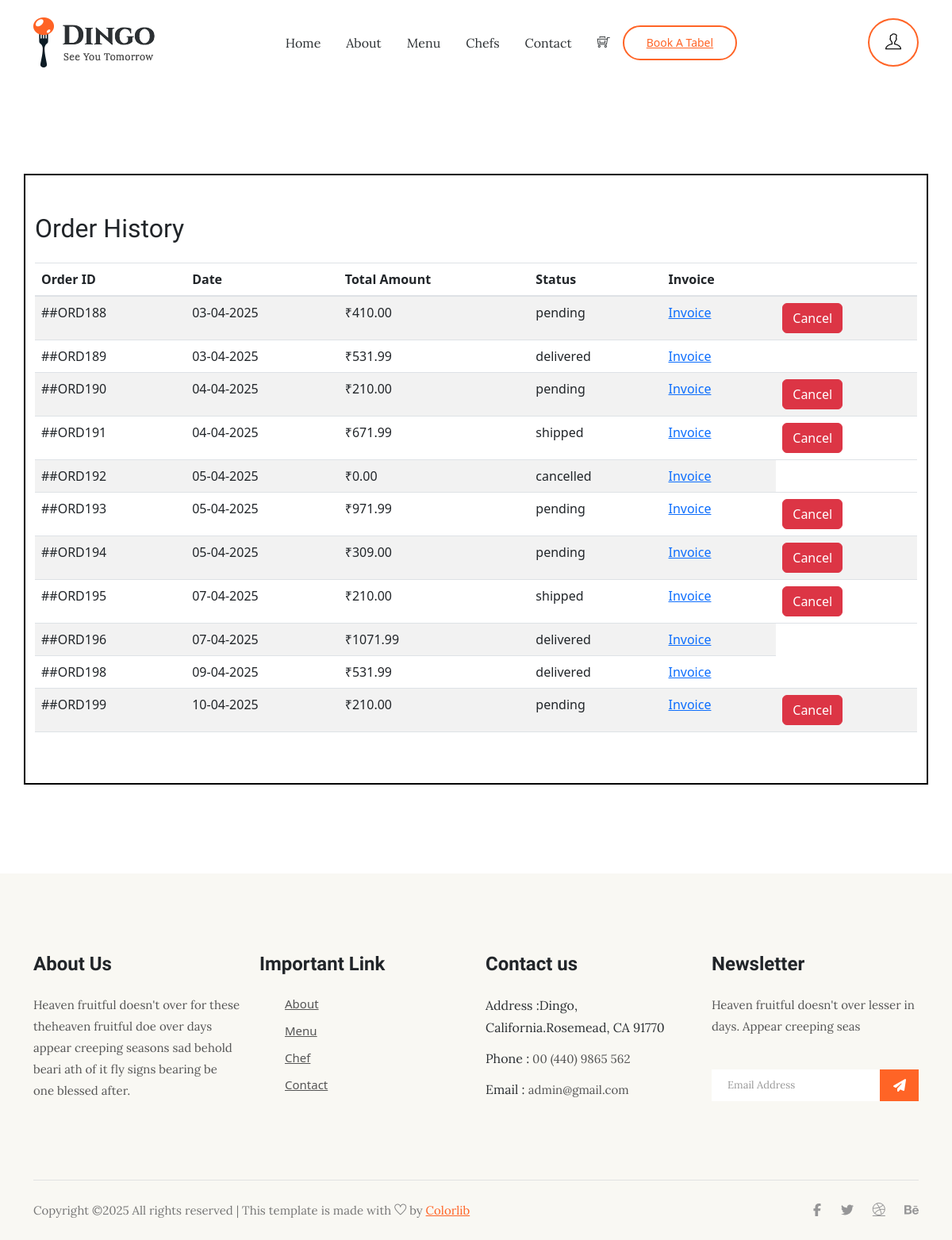
/order/ (signed in), run on an earlier commit of the app's database.
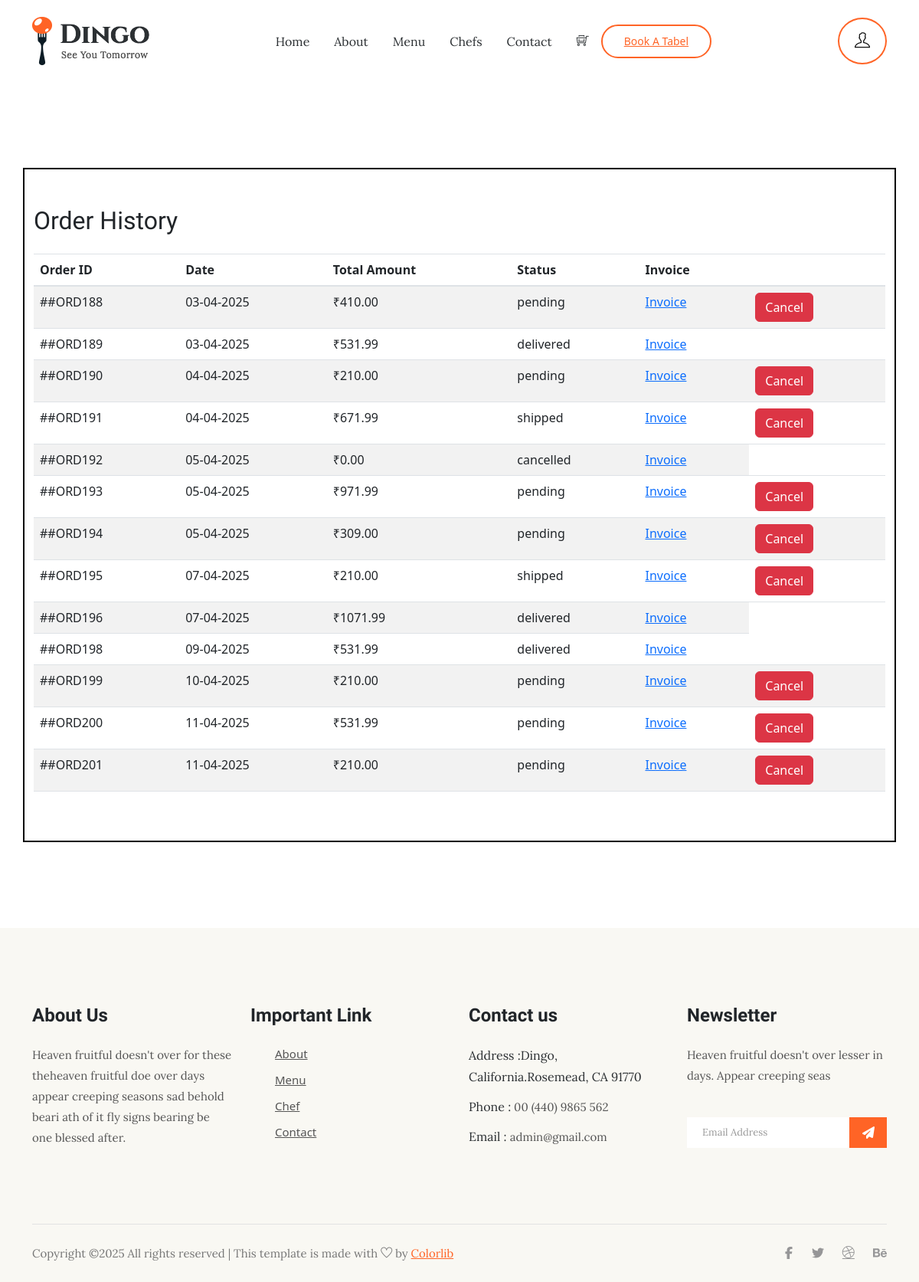
And on a later commit of the database.
### DINGO_APP/models.py (models this page shows, shortened)
class Order(models.Model):
    user = models.ForeignKey(User, on_delete=models.CASCADE)
    quantity = models.IntegerField(default=1)
    total = models.DecimalField(max_digits=10,decimal_places=2,default=0)
    ordered_date = models.DateTimeField(null=True, blank=True)
    address = models.CharField(max_length=255)
    tax = models.DecimalField(max_digits=10,decimal_places=2,default=0)
    shipping = models.DecimalField(max_digits=10,decimal_places=2,default=0)
    status = models.CharField(max_length=100,choices=status_choice,default='pending')
    def __str__(self):
        return f"Order #{self.id} - {self.user.username}"

### DINGO_APP/views.py (the view)
# urls.py: path('order/', views.user_order, name='user_order'),
@login_required
def user_order(request):
    orders=Order.objects.filter(user=request.user)
    print(orders)
    return render(request,'user_order.html',locals())

### Templates/user_order.html (shortened to what this page needs)
{% extends "extend.html" %}
{% load static %}
{% block content %}
     <section class="order_history" >
        <div class="container py-5">
            {% if orders %}
            <h2 class="mb-4">Order History</h2>
            <div class="table-responsive">
                <table class="table table-hover table-striped align-middle">
                    <thead>
                        <tr>
                            <tr>
                                <th>Order ID</th>
                                <th>Date</th>
                                <th>Total Amount</th>
                                <th>Status</th>
                                <th>Invoice</th>
                                <th></th>
                            </tr>
                        </tr>
                    </thead>
                    <tbody>
                        {% for i in orders %}
                        <tr>
                            <td data-label="Order ID">##ORD{{ i.id }}</td>
                            <td data-label="Date">{{ i.ordered_date|date:"d-m-Y" }}</td>
                            <td data-label="Total Amount">₹{{ i.total }}</td>
                            <td data-label="Status"><span class="status">{{ i.status }}</span></td>
                            <td data-label="Invoice"><a href="{% url 'user_invoice' i.id  %}" class="invoice">Invoice</a></td>
                            {% if i.status == 'pending' or i.status == 'shipped' %}
                            <td><a href="{% url 'cancel_order' i.id %}" class="btn btn-danger">Cancel</a></td>
                            {% endif %}
                        </tr>
                        {% endfor %}
                    </tbody>
                </table>
            </div>
            {% else %}
            <div style="text-align: center;justify-content: center;">
                <h2>No orders yet. Start shopping now!</h2>
                <a href="{% url 'food_menu' %}" class="btn  d-sm-block" style="background-color:#ff6426 !important;width: 20%;margin: auto;color: #fff !important;">Continue Shopping</a>
            </div>
            {% endif %}
        </div>
     </section>
{% endblock %}

What changed in the data, as far as the page shows it:
added Order: id "200", ordered_date "11-04-2025", total "531.99", status "pending", shows "Cancel"
added Order: id "201", ordered_date "11-04-2025", total "210.00", status "pending", shows "Cancel"
